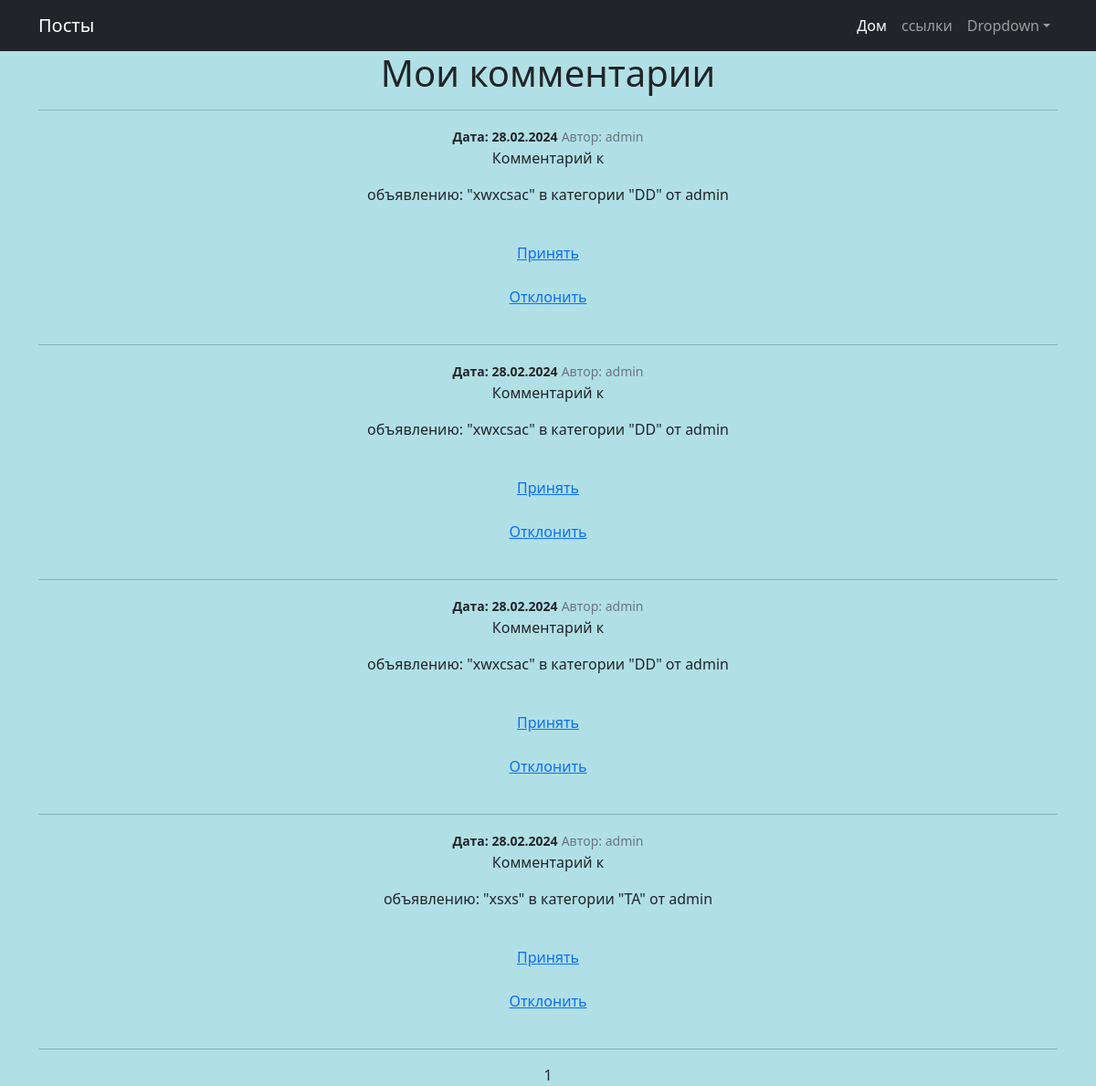
The page /comments/ (signed in) on the database its author committed.
### MMORPG/models.py (models this page shows, shortened)
class Comment(models.Model):
    author_comment = models.ForeignKey(User, on_delete=models.CASCADE, verbose_name='Автор')
    text_comment = models.TextField(verbose_name='Текст')
    post_comment = models.ForeignKey(Post, on_delete=models.CASCADE, verbose_name='Комментарий')
    date_comment = models.DateTimeField(auto_now_add=True, verbose_name='Дата')
    confirmation_comment = models.BooleanField(default=False, verbose_name='Подтверждение')
    class Meta:
        verbose_name = 'Комментарий'
        verbose_name_plural = 'Комментарии'

class Post(models.Model):
    author_post = models.ForeignKey(User, on_delete=models.CASCADE, verbose_name='Автор')
    title_post = models.CharField(max_length=255, verbose_name='Заголовок')
    text_post = RichTextUploadingField(verbose_name='Контент')
    category_post = models.ForeignKey(Category, on_delete=models.CASCADE, verbose_name='Категория')
    date_post = models.DateTimeField(auto_now_add=True, verbose_name='Дата')
    class Meta:
        verbose_name = 'Объявление'
        verbose_name_plural = 'Объявления'
    def __str__(self):
        return f'объявлению: "{self.title_post}" в категории "{self.category_post}" от {self.author_post}'

class Category(models.Model):
    Tank = "TA"
    Healer = "HA"
    Damage_dealer = "DD"
    Trader = "TR"
    Guild_master = "GM"
    Quest_giver = "QG"
    Warsmith = "WA"
    Tanner = "TA"
    Potion_maker = "PM"
    Spell_master = "SM"
    CATEGORIES = [
        (Tank, 'Танк'),
        (Healer, 'Хилер'),
        (Damage_dealer, 'Дэмэдж дилер'),
        (Trader, 'Трейдер'),
        (Guild_master, 'Гилдмастер'),
        (Quest_giver, 'Квестгивер'),
        (Warsmith, 'Кузнецы'),
        (Tanner, 'Кожевники'),
        (Potion_maker, 'Зельевары'),
        (Spell_master, 'Мастера заклинаний'),
    ]
    name_category = models.CharField(max_length=2, choices=CATEGORIES, unique=True, verbose_name='Категория')
    class Meta:
        verbose_name = 'Категория'
        verbose_name_plural = 'Категории'
    def __str__(self):
        return f'{self.name_category}'

### MMORPG/views.py (the view)
# urls.py: path('comments/', Comments.as_view(), name='comments'),
class Comments(ListView):
    model = Comment
    template_name = 'comments.html'
    context_object_name = 'comments'
    ordering = '-date_comment'
    paginate_by = 5
    def get_queryset(self):
        queryset = Comment.objects.filter(post_comment__author_post=self.request.user)
        return queryset

### templates/comments.html (shortened to what this page needs)
{% extends 'flatpages/default.html' %}
{% load custom_tags %}
{% block content %}
    <h1>Мои комментарии</h1>
    <hr>
    {% if comments %}
        {% for comment in comments %}
            {% if comment.confirmation_comment is False %}
                <small class="fw-bold">Дата: {{ comment.date_comment | date:"d.m.Y" }}</small>
                <small class="text-muted">Автор: {{ comment.author_comment }}</small>
                <p>Комментарий к {{ comment.post_comment | linebreaks | safe }}</p>
                <br>
                <div align="center"><a class="main_button_confirm" href="{% url 'confirm_comment' pk=comment.pk %}" title="Принять">Принять</a></div>
                <br>
                <div align="center"><a class="main_button_reject" href="{% url 'reject_comment' pk=comment.pk %}" title="Отклонить">Отклонить</a></div>
                <br>
            {% endif %}
            <hr>
        {% endfor %}
    {% endif %}
    {{ page_obj.number }}
{% endblock content %}

### rows shown on the page
Comment: date_comment "28.02.2024", author_comment "admin", post_comment "объявлению: \"xwxcsac\" в категории \"DD\" от admin"
Comment: date_comment "28.02.2024", author_comment "admin", post_comment "объявлению: \"xwxcsac\" в категории \"DD\" от admin"
Comment: date_comment "28.02.2024", author_comment "admin", post_comment "объявлению: \"xwxcsac\" в категории \"DD\" от admin"
Comment: date_comment "28.02.2024", author_comment "admin", post_comment "объявлению: \"xsxs\" в категории \"TA\" от admin"

### other values the page prints
{{ page_obj.number }} "1"
